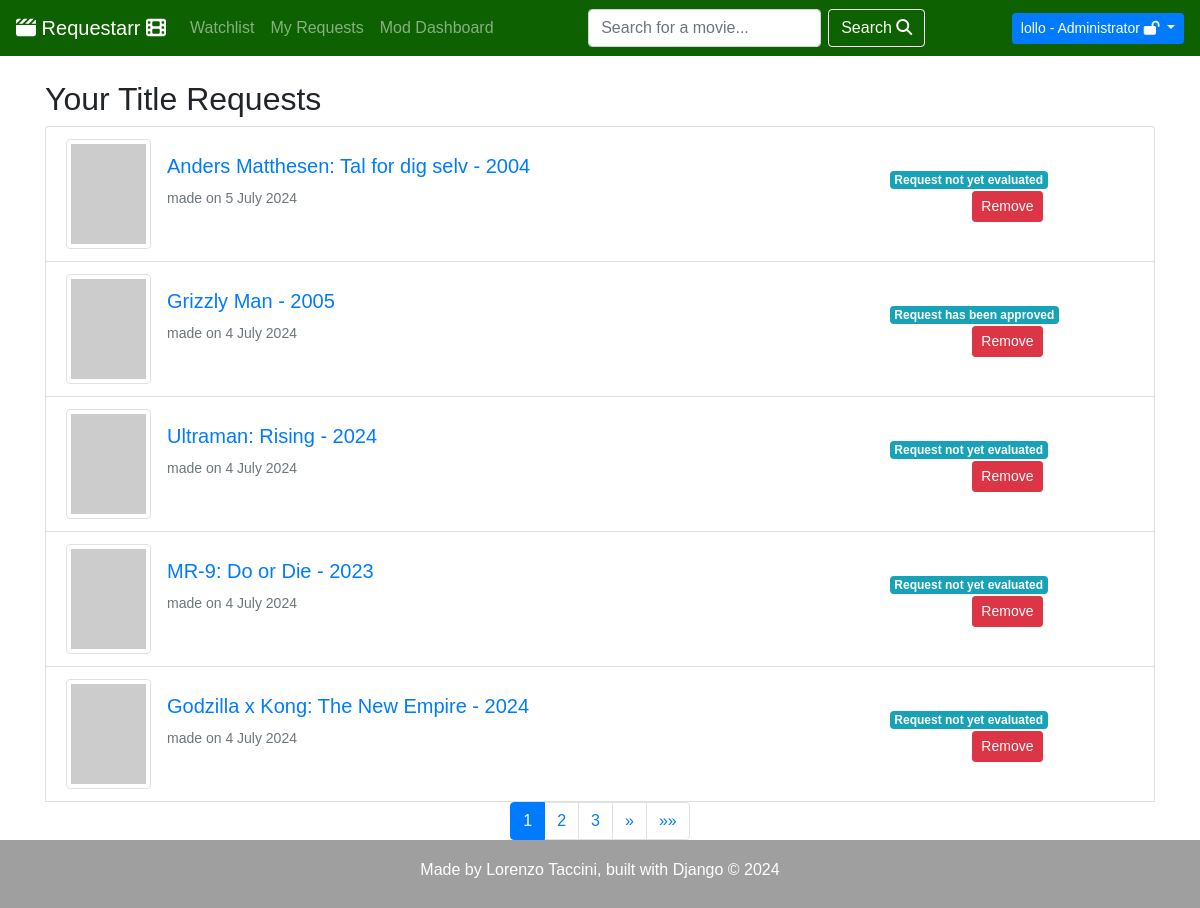
Before: /dashboard/myrequests/ (signed in) with the older database file.
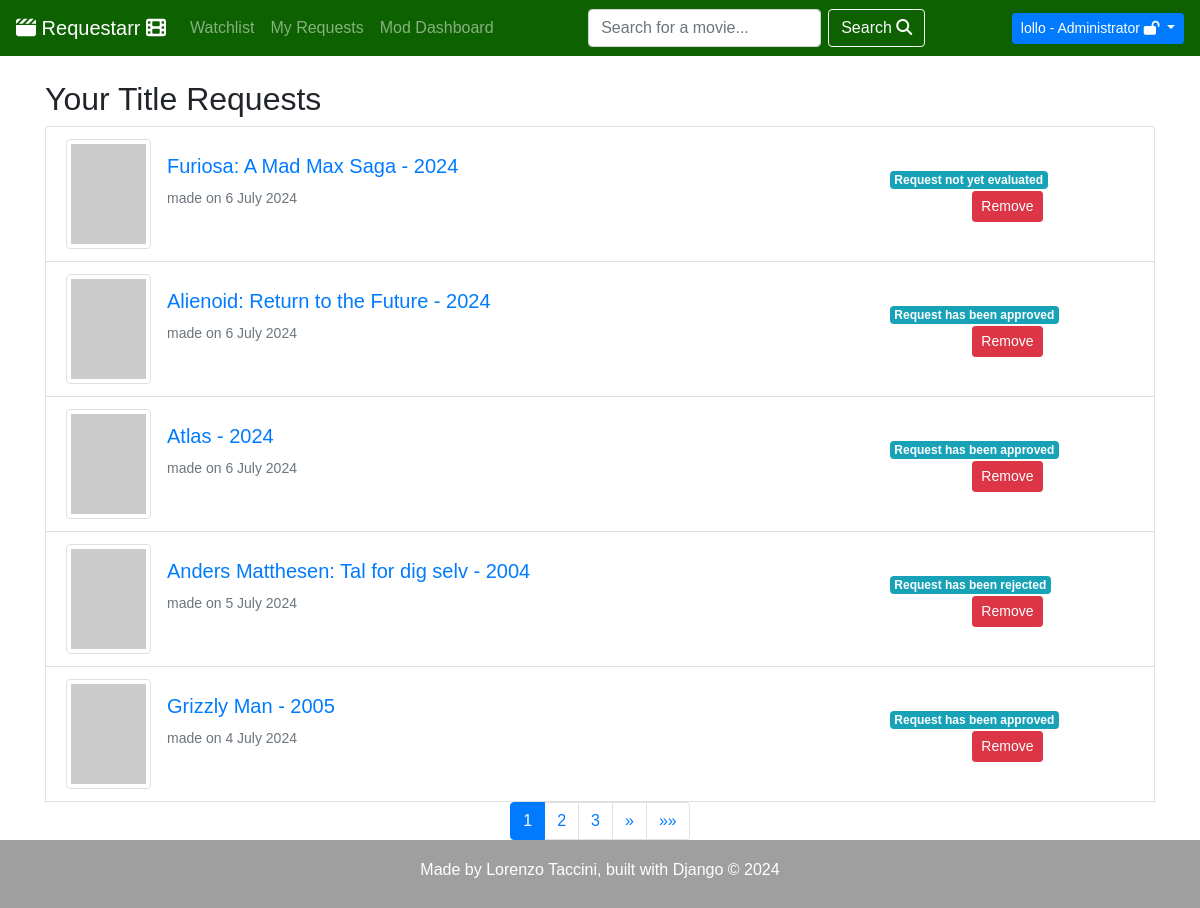
After: the same page with the newer database file.
### movieapp/models.py (models this page shows, shortened)
class Request(models.Model):
    APPROVED = 'approved'
    REJECTED = 'rejected'
    PENDING = 'pending'
    STATUS = [
        (APPROVED, 'Request has been approved'),
        (REJECTED, 'Request has been rejected'),
        (PENDING, 'Request not yet evaluated')
    ]
    profile = models.ForeignKey(Profile, related_name='profile', on_delete=models.CASCADE)
    movie = models.ForeignKey(Movie, related_name='movie_requests', on_delete=models.CASCADE)
    status = models.CharField(choices=STATUS, default=PENDING, max_length=8)
    request_date = models.DateTimeField(auto_now_add=True)
    class Meta:
        ordering = ["-request_date"]
        verbose_name_plural = 'Requests'
        constraints = [
            models.UniqueConstraint(fields=['profile', 'movie'], name='unique_profile_movie_request')
        ]

class Movie(models.Model):
    tmdb_id = models.IntegerField(primary_key=True)  # useful to retrieve data from TMDB APIs
    title = models.CharField(max_length=100)
    year = models.IntegerField(null=True)
    description = models.TextField(max_length=1000)
    genre = models.CharField(max_length=100)
    available = models.BooleanField(default=False)
    @property
    def poster_url(self):
        api_key = '5dbf33ab1210565bba9d880c176bf3d8'
        base_url = f'https://api.themoviedb.org/3/movie/{self.tmdb_id}?api_key={api_key}'
        try:
            response = requests.get(base_url)
            data = response.json()
            if 'poster_path' in data and data['poster_path']:
                poster_path = data['poster_path']
                poster_url = f'https://image.tmdb.org/t/p/w342{poster_path}'
                return poster_url
            else:
                return None
        except requests.exceptions.RequestException as e:
            print('Error in API request:', e)
            return None
    class Meta:
        ordering = ["title"]
        verbose_name_plural = 'Movies'

### userdashboard/views.py (the view)
# urls.py: path('myrequests/', MyRequests.as_view(), name='my_requests'),
class MyRequests(LoginRequiredMixin, ListView):
    model = Request
    template_name = 'my_requests.html'
    context_object_name = 'requests'
    paginate_by = 5
    def get_queryset(self):
        user_profile = get_object_or_404(Profile, user=self.request.user)
        return Request.objects.filter(profile=user_profile).all()

### userdashboard/templates/my_requests.html (shortened to what this page needs)
{% extends 'base.html' %}
{% block content %}
<div class="container mt-4">
    <h2>Your Title Requests</h2>
    <ul class="list-group">
        {% for request in page_obj %}
        <li class="list-group-item">
            <div class="row align-items-center">
                <div class="col-md-9">
                    <div class="d-flex align-items-center">
                        <div class="mr-3">
                            {% if request.movie.poster_url %}
                            <img src="{{ request.movie.poster_url }}" class="img-thumbnail" alt="Poster del film" style="width: 75px; height: 100px;">
                            {% else %}
                            <img src="https://via.placeholder.com/75x100" class="img-thumbnail" alt="Immagine non disponibile">
                            {% endif %}
                        </div>
                        <div>
                            <a href="{% url 'movieapp:movie_detail_nopage' request.movie.pk %}"><h5>{{ request.movie.title }} - {{ request.movie.year }}</h5></a>
                            <small class="text-muted">made on {{ request.request_date|date:"j F Y" }}</small>
                        </div>
                    </div>
                </div>
                <div class="col-md-2 text-md-right mt-3 mt-md-0">
                    <span class="badge badge-info request-status">{{ request.get_status_display }}</span>
                    <button class="btn btn-sm btn-danger request-btn ml-2 remove-request-button" data-request-id="{{ request.id }}" data-movie-id="{{ request.movie.tmdb_id }}" data-action="remove">Remove</button>
                </div>
            </div>
        </li>
        {% empty %}
            <div class="alert alert-success d-flex justify-content-center align-items-center" role="alert">
                <span class="text-center font-weight-bold" style="font-size: 1.5em;">Look's like no one's here...</span>
            </div>
        {% endfor %}
       {% include 'navigation/pagination_buttons.html' %}
    </ul>
</div>
{% endblock %}

Changed rows visible on the page:
no longer on this page (row unchanged): Request: movie "Ultraman: Rising", movie.year "2024", request_date "4 July 2024", status "Request not yet evaluated"
removed Request: movie "MR-9: Do or Die", movie.year "2023", request_date "4 July 2024", status "Request not yet evaluated"
no longer on this page (row unchanged): Request: movie "Godzilla x Kong: The New Empire", movie.year "2024", request_date "4 July 2024", status "Request not yet evaluated"
added Request: movie "Furiosa: A Mad Max Saga", movie.year "2024", request_date "6 July 2024", status "Request not yet evaluated"
added Request: movie "Alienoid: Return to the Future", movie.year "2024", request_date "6 July 2024", status "Request has been approved"
added Request: movie "Atlas", movie.year "2024", request_date "6 July 2024", status "Request has been approved"
changed Request "Anders Matthesen: Tal for dig selv": status "Request not yet evaluated" → "Request has been rejected"
